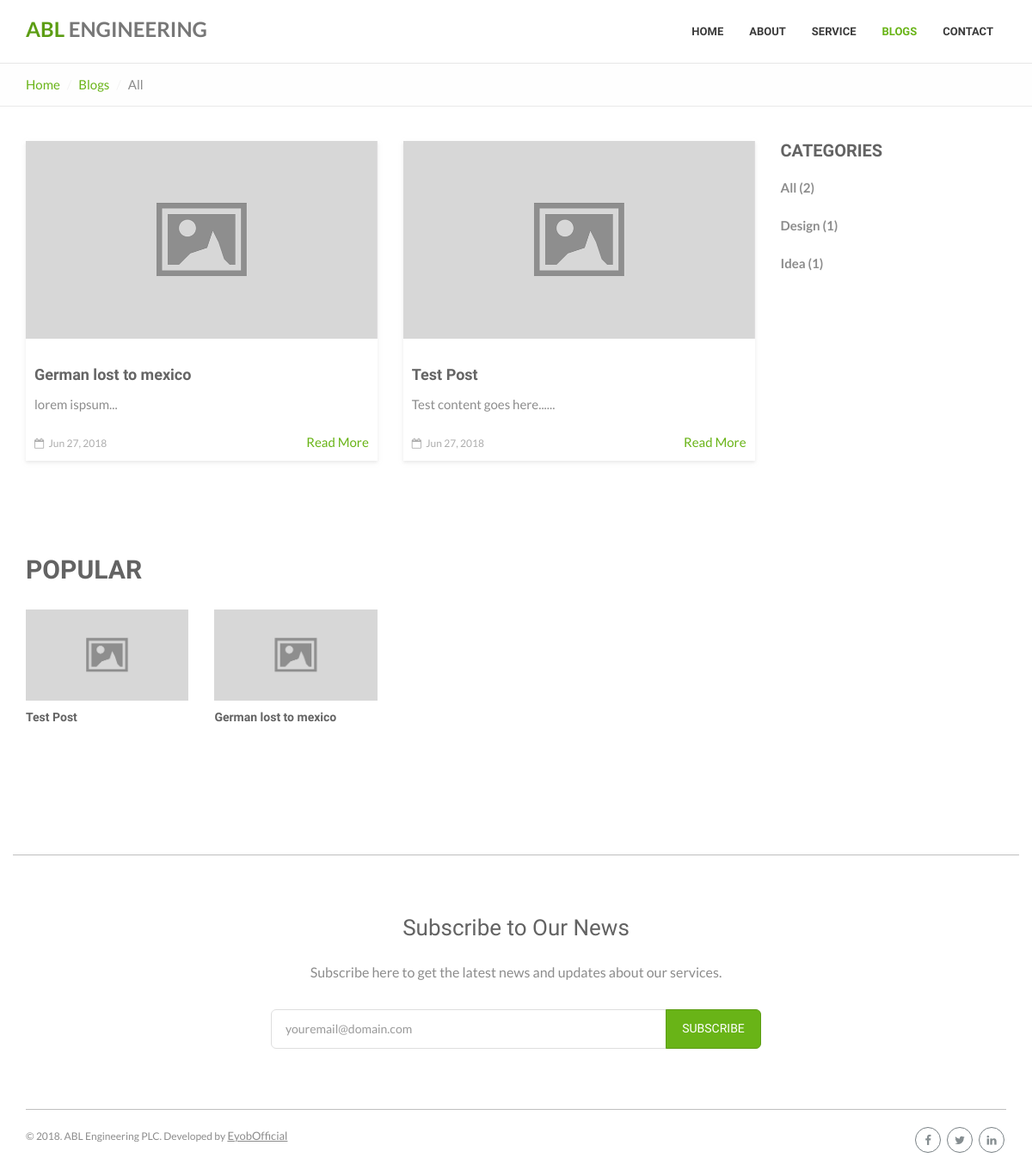
The app's page /blogs/ with its own data.
### blogs/models.py (models this page shows, shortened)
class Base(models.Model):
    created_at = models.DateTimeField(
        'Created Date',
        null=True, blank=True,
        auto_now_add=True,
        help_text='Record first created date and time'
    )
    updated_at = models.DateTimeField(
        'Last Modified',
        null=True, blank=True,
        auto_now=True,
        help_text='Record last modified date and time'
    )
    class Meta:
        abstract = True
        get_latest_by = ['-updated_at', ]

class Post(Base):
    POST_STATUS_CHOICES = (
        ('draft', 'Draft'),
        ('published', 'Published')
    )
    author = models.ForeignKey(
        Author,
        related_name='posts',
        null=True, on_delete=models.SET_NULL
    )
    catagory = models.ForeignKey(
        Catagory,
        related_name='posts',
        on_delete=models.CASCADE,
    )
    title = models.CharField(max_length=255)
    slug = models.SlugField()
    summary = models.TextField('Short summary', blank=True)
    content = models.TextField('Post')
    picture = models.ImageField(upload_to='posts/', blank=True, null=True)
    thumbnail = models.ImageField(upload_to='posts', blank=True, null=True)
    status = models.CharField(
        max_length=10,
        choices=POST_STATUS_CHOICES,
        default='draft',
    )
    tags = models.ManyToManyField(
        Tag, blank=True,
        related_name='posts',
    )
    open_for_comment = models.BooleanField(default=True)
    read_count = models.PositiveIntegerField(default=1)
    objects = PostManager()
    class Meta:
        ordering = ['-created_at', '-updated_at', 'title', ]
        get_latest_by = ['-created_at', ]
    def get_absolute_url(self, *args, **kwargs):
        return reverse('blogs:post-detail', args=[str(self.pk), self.slug])

class Catagory(Base):
    title = models.CharField(max_length=120)
    slug = models.SlugField(unique=True)
    description = models.TextField(blank=True)
    class Meta:
        verbose_name = 'Catagory'
        verbose_name_plural = 'Catagories'
        get_latest_by = ['-created_at', '-updated_at', ]
        ordering = ['title', ]
    def get_absolute_url(self, *args, **kwargs):
        return reverse('blogs:catagory-detail', args=[self.slug, ])
    def post_count(self):
        return self.posts.published().count()

### blogs/views.py (the view)
# urls.py: path('', views.PostList.as_view(), name='post-list'),
class PostList(ListView):
    model = models.Post
    template_name = 'blogs/blogs.html'
    def get_queryset(self, *args, **kwargs):
        return self.model.objects.published().order_by('-created_at')[:4]
    def get_context_data(self, *args, **kwargs):
        context = super().get_context_data(*args, **kwargs)
        context['popular_posts'] = self.model.objects.popular()[:4]
        context['catagory_list'] = models.Catagory.objects.all()
        context['page'] = 'blogs'
        return context

### blogs/models.py (called while the page is built)
    def published(self, *args, **kwargs):
        return self.get_queryset().filter(status='published')

    def popular(self, *args, **kwargs):
        return self.published().order_by('-read_count')

### blogs/templates/blogs/blogs.html
{% extends 'base.html' %}
{% load static %}
{% block content %}
<div class="page-header breadcrumbs-only">
    <div class="container">
        <ol class="breadcrumb link-accent">
            <li><a href="{% url 'pages:index' %}">Home</a></li>
            <li><a href="{% url 'blogs:post-list' %}">Blogs</a></li>
            {% if catagory %}
            <li class="active">{{ catagory.title }}</li>
            {% else %}
            <li class="active">All</li>
            {% endif %}
        </ol>
    </div>
</div>
<div class="page-content">
    <div class="container">
        <div class="row">
            <div class="col-md-8 col-lg-9">
                <section class="no-padding-top">
                    <div class="row">
                        {% for post in post_list %}
                        <div class="col-sm-6">
                            <div class="post-entry-card">
                                <a href="{{ post.get_absolute_url }}">
                                    {% if post.picture %}
                                    <img src="{{ post.picture.url }}" class="img-responsive" alt="{{ post.title }}">
                                    {% else %}
                                    <img src="{% static 'assets/img/blog/blog-placeholder.png' %}" class="img-responsive" alt="{{ post.title }}">
                                    {% endif %}
                                </a>
                                <div class="post-info">
                                    <h3 class="post-title">
                                        <a href="{{ post.get_absolute_url }}">{{ post.title }}</a>
                                    </h3>
                                    <p class="post-excerpt">{{ post.content|truncatewords:20 }}...</p>
                                    <span class="post-meta"><i class="fa fa-calendar-o"></i> {{ post.created_at|date:'M d, Y' }}</span>
                                    <a href="{{ post.get_absolute_url }}" class="read-more pull-right">Read More</a>
                                </div>
                            </div>
                        </div>
                        {% endfor %}
                    </div>
                </section>
                <section class="categorized-posts">
                    <h2 class="section-heading pull-left">POPULAR</h2>
                    <div class="clearfix"></div>
                    <div class="row">
                        {% for post in popular_posts %}
                        <div class="col-sm-6 col-lg-3">
                            <div class="post-entry post-entry-simple">
                                <a href="{{ post.get_absolute_url }}">
                                    {% if post.thumbnail %}
                                    <img src="{{ post.thumbnail.url }}" class="img-responsive" alt="{{ post.title }}">
                                    {% else %}
                                    <img src="{% static 'assets/img/blog/blog-placeholder.png' %}" class="img-responsive" alt="{{ post.title }}">
                                    {% endif %}
                                </a>
                                <h3 class="post-title">
                                    <a href="{{ post.get_absolute_url }}">{{ post.title }}</a>
                                </h3>
                            </div>
                        </div>
                        {% endfor %}
                    </div>
                </section>
            </div>
            <div class="col-md-4 col-lg-3">
                <div class="sidebar">
                    {% include 'partials/sidebar.html' %}
                </div>
            </div>
        </div>
    </div>
</div>
{% endblock content %}

### blogs/templates/partials/sidebar.html
<div class="widget">
    <h4 class="widget-title">CATEGORIES</h4>
    <ul class="list-unstyled category-list">
        <li class="active"><a href="{% url 'blogs:post-list' %}">All ({{ post_list.count }})</a></li>
        {% for catagory in catagory_list %}
            {% if catagory.post_count > 0 %}
                <li>
                    <a href="{{ catagory.get_absolute_url }}">{{ catagory.title }} ({{ catagory.post_count }})</a>
                </li>
            {% endif %}
        {% endfor %}
    </ul>
</div>

### records on screen
Post: title "German lost to mexico", content "lorem ispsum", created_at "Jun 27, 2018"
Post: title "Test Post", content "Test content goes here...", created_at "Jun 27, 2018"
Catagory: title "Design", post_count "1"
Catagory: title "Idea", post_count "1"

### other values on screen
{{ post_list.count }} "2"
